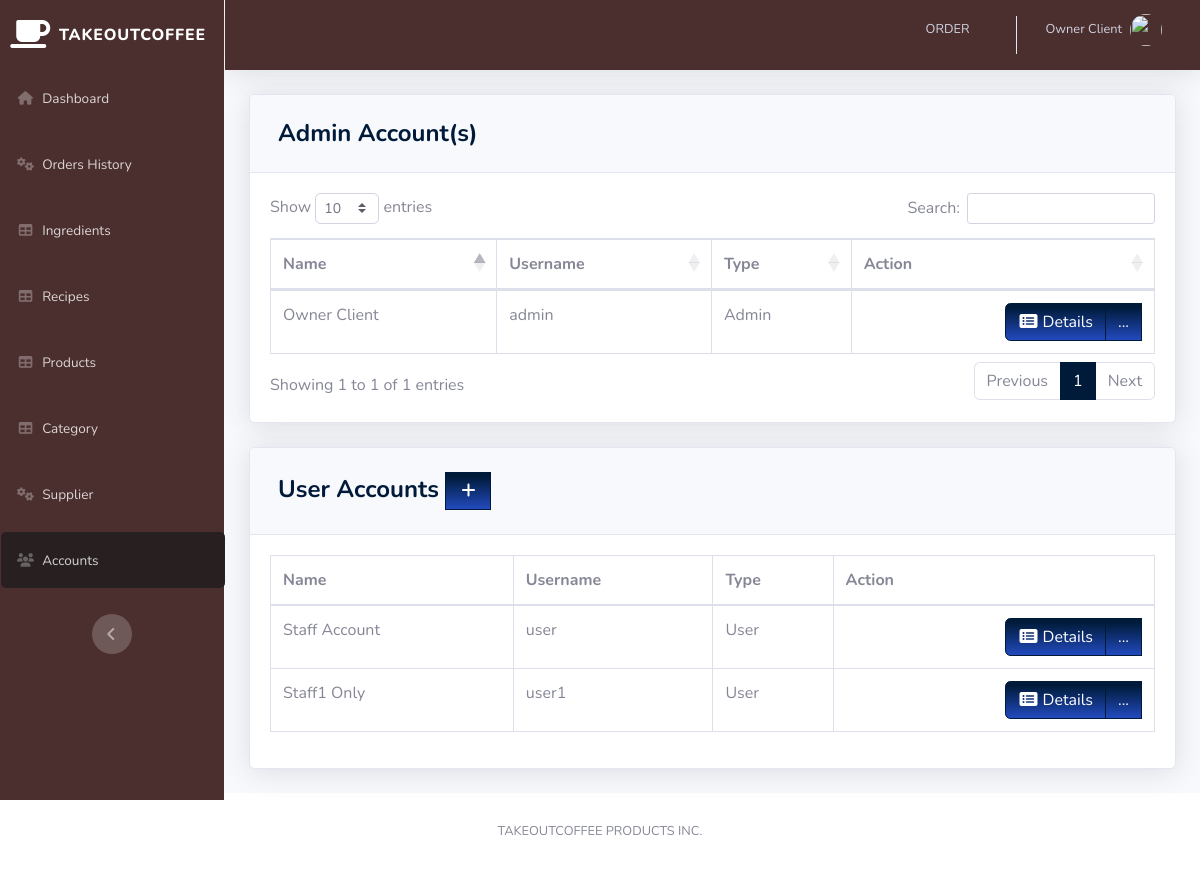
Screenshot of /pages/user.php (signed in) with the database file from the repository.
### tables this page shows
CREATE TABLE `users` (
  `ID` int(11) NOT NULL,
  `EMPLOYEE_ID` int(11) DEFAULT NULL,
  `USERNAME` varchar(50) DEFAULT NULL,
  `PASSWORD` varchar(50) DEFAULT NULL,
  `TYPE_ID` int(11) DEFAULT NULL
);

CREATE TABLE `employee` (
  `EMPLOYEE_ID` int(11) NOT NULL,
  `FIRST_NAME` varchar(50) DEFAULT NULL,
  `LAST_NAME` varchar(50) DEFAULT NULL,
  `GENDER` varchar(50) DEFAULT NULL,
  `EMAIL` varchar(100) DEFAULT NULL,
  `PHONE_NUMBER` varchar(11) DEFAULT NULL,
  `JOB_ID` int(11) DEFAULT NULL,
  `HIRED_DATE` varchar(50) NOT NULL,
  `LOCATION_ID` int(11) DEFAULT NULL
);

CREATE TABLE `type` (
  `TYPE_ID` int(11) NOT NULL,
  `TYPE` varchar(50) DEFAULT NULL
);

### pages/user.php (the view, shortened to what this page needs)
<?php
include'../includes/connection.php';
include'../includes/sidebar.php';
?>
         <div class="card shadow mb-4">
            <div class="card-header py-3">
              <h4 class="m-2 font-weight-bold text-primary">Admin Account(s)</h4>
            </div>
            <div class="card-body">
            <div class="table-responsive">
           <table class="table table-bordered" id="dataTable" width="100%" cellspacing="0">
               <thead>
                   <tr>
                       <th>Name</th>
                       <th>Username</th>
                       <th>Type</th>
                       <th>Action</th>
                   </tr>
               </thead>
          <tbody>
<?php
    $query = 'SELECT ID, FIRST_NAME,LAST_NAME,USERNAME, t.TYPE
              FROM users u
              JOIN employee e ON e.EMPLOYEE_ID=u.EMPLOYEE_ID
              JOIN type t ON t.TYPE_ID=u.TYPE_ID
              WHERE u.TYPE_ID=1';
        $result = mysqli_query($db, $query) or die (mysqli_error($db));
            while ($row = mysqli_fetch_assoc($result)) {
                echo '<tr>';
                echo '<td>'. $row['FIRST_NAME'].' '. $row['LAST_NAME'].'</td>';
                echo '<td>'. $row['USERNAME'].'</td>';
                echo '<td>'. $row['TYPE'].'</td>';
                      echo '<td align="right"> <div class="btn-group">
                              <a type="button" class="btn btn-primary bg-gradient-primary" href="us_searchfrm.php?action=edit & id='.$row['ID'] . '"><i class="fas fa-fw fa-list-alt"></i> Details</a>
                            <div class="btn-group">
                              <a type="button" class="btn btn-primary bg-gradient-primary dropdown no-arrow" data-toggle="dropdown" style="color:white;">
                              ... <span class="caret"></span></a>
                            <ul class="dropdown-menu text-center" role="menu">
                                <li>
                                  <a type="button" class="btn btn-warning bg-gradient-warning btn-block" style="border-radius: 0px;" href="us_edit.php?action=edit & id='.$row['ID']. '">
                                    <i class="fas fa-fw fa-edit"></i> Edit
                                  </a>
                                </li>
                                </li>
                            </ul>
                            </div>
                          </div></td>';
                echo '</tr> ';
                        }
?>
                                </tbody>
                            </table>
                        </div>
                    </div>
                  </div>
         <div class="card shadow mb-4">
            <div class="card-header py-3">
              <h4 class="m-2 font-weight-bold text-primary">User Accounts&nbsp;<a  href="#" data-toggle="modal" data-target="#supplierModal" type="button" class="btn btn-primary bg-gradient-primary" style="border-radius: 0px;"><i class="fas fa-fw fa-plus"></i></a></h4>
            </div>
            <div class="card-body">
            <div class="table-responsive">
           <table class="table table-bordered" id="dataTable" width="100%" cellspacing="0">
               <thead>
                   <tr>
                       <th>Name</th>
                       <th>Username</th>
                       <th>Type</th>
                       <th>Action</th>
                   </tr>
               </thead>
          <tbody>
<?php
    $query = 'SELECT ID, FIRST_NAME,LAST_NAME,USERNAME, t.TYPE
              FROM users u
              JOIN employee e ON e.EMPLOYEE_ID=u.EMPLOYEE_ID
              JOIN type t ON t.TYPE_ID=u.TYPE_ID
              WHERE u.TYPE_ID=2';
        $result = mysqli_query($db, $query) or die (mysqli_error($db));
            while ($row = mysqli_fetch_assoc($result)) {
                echo '<tr>';
                echo '<td>'. $row['FIRST_NAME'].' '. $row['LAST_NAME'].'</td>';
                echo '<td>'. $row['USERNAME'].'</td>';
                echo '<td>'. $row['TYPE'].'</td>';
                      echo '<td align="right"> <div class="btn-group">
                              <a type="button" class="btn btn-primary bg-gradient-primary" href="us_searchfrm.php?action=edit & id='.$row['ID'] . '"><i class="fas fa-fw fa-list-alt"></i> Details</a>
                            <div class="btn-group">
                              <a type="button" class="btn btn-primary bg-gradient-primary dropdown no-arrow" data-toggle="dropdown" style="color:white;">
                              ... <span class="caret"></span></a>
                            <ul class="dropdown-menu text-center" role="menu">
                                <li>
                                  <a type="button" class="btn btn-warning bg-gradient-warning btn-block" style="border-radius: 0px;" href="us_edit.php?action=edit & id='.$row['ID']. '">
                                    <i class="fas fa-fw fa-edit"></i> Edit
                                  </a>
                                </li>
                            </ul>
                            </div>
                          </div></td>';
                echo '</tr> ';
                        }
?>
                                </tbody>
                            </table>
                        </div>
                    </div>
                  </div>
<?php
include'../includes/footer.php';
?>

### rows the page displays
users: EMPLOYEE_ID.FIRST_NAME "Owner", EMPLOYEE_ID.LAST_NAME "Client", USERNAME "admin", TYPE_ID.TYPE "Admin"
users: EMPLOYEE_ID.FIRST_NAME "Staff", EMPLOYEE_ID.LAST_NAME "Account", USERNAME "user", TYPE_ID.TYPE "User"
users: EMPLOYEE_ID.FIRST_NAME "Staff1", EMPLOYEE_ID.LAST_NAME "Only", USERNAME "user1", TYPE_ID.TYPE "User"

### other values shown
$_SESSION['FIRST_NAME'] "Owner"
$_SESSION['LAST_NAME'] "Client"
